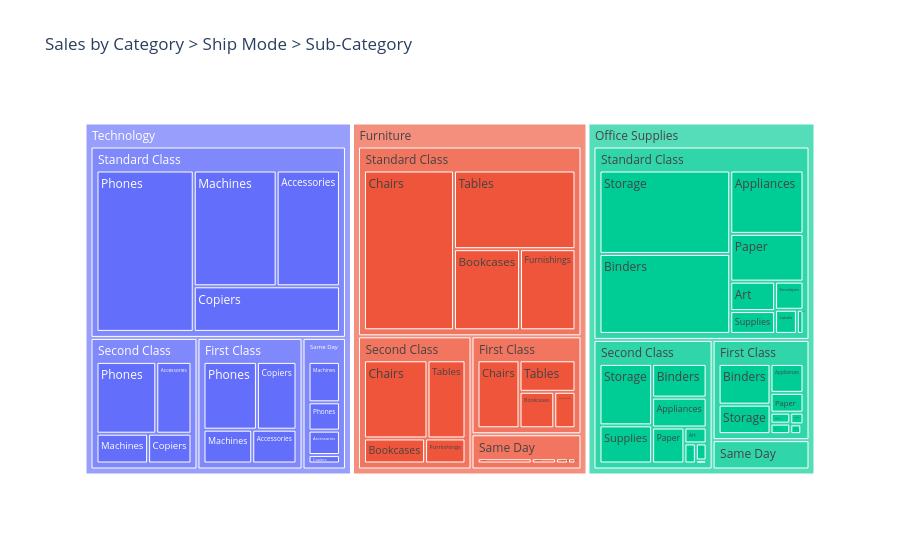

The code cell stored with this chart in its notebook:
### Markdown cell above
**Reading it:** sales dipped -4.3% in 2016 before rebounding +30.6% in 2017 and +20.3% in 2018 — two consecutive years of double-digit growth. Seasonality is clear too: Q4 (Sep-Dec) consistently outperforms the rest of the year, consistent with the typical B2B/B2C year-end purchasing cycle.

### Code cell
df_summary = df.groupby(["Category", "Ship Mode", "Sub-Category"])["Sales"].sum().reset_index()
fig = px.treemap(df_summary, path=["Category", "Ship Mode", "Sub-Category"], values="Sales",
                  title="Sales by Category > Ship Mode > Sub-Category")
fig.show()

### Figure 1 — Plotly figure (JSON) as saved in the notebook; plotly's stock layout.template omitted (floating-point values rounded to 4 significant figures)
{"data": [{"branchvalues": "total", "domain": {"x": [0.0, 1.0], "y": [0.0, 1.0]}, "hovertemplate": "labels=%{label}<br>Sales=%{value}<br>parent=%{parent}<br>id=%{id}<extra></extra>", "ids": ["Furniture/First Class/Bookcases", "Furniture/First Class/Chairs", "Furniture/First Class/Furnishings", "Furniture/First Class/Tables", "Furniture/Same Day/Bookcases", "Furniture/Same Day/Chairs", "Furniture/Same Day/Furnishings", "Furniture/Same Day/Tables", "Furniture/Second Class/Bookcases", "Furniture/Second Class/Chairs", "Furniture/Second Class/Furnishings", "Furniture/Second Class/Tables", "Furniture/Standard Class/Bookcases", "Furniture/Standard Class/Chairs", "Furniture/Standard Class/Furnishings", "Furniture/Standard Class/Tables", "Office Supplies/First Class/Appliances", "Office Supplies/First Class/Art", "Office Supplies/First Class/Binders", "Office Supplies/First Class/Envelopes", "Office Supplies/First Class/Fasteners", "Office Supplies/First Class/Labels", "Office Supplies/First Class/Paper", "Office Supplies/First Class/Storage", "Office Supplies/First Class/Supplies", "Office Supplies/Same Day/Appliances", "Office Supplies/Same Day/Art", "Office Supplies/Same Day/Binders", "Office Supplies/Same Day/Envelopes", "Office Supplies/Same Day/Fasteners", "Office Supplies/Same Day/Labels", "Office Supplies/Same Day/Paper", "Office Supplies/Same Day/Storage", "Office Supplies/Same Day/Supplies", "Office Supplies/Second Class/Appliances", "Office Supplies/Second Class/Art", "Office Supplies/Second Class/Binders", "Office Supplies/Second Class/Envelopes", "Office Supplies/Second Class/Fasteners", "Office Supplies/Second Class/Labels", "Office Supplies/Second Class/Paper", "Office Supplies/Second Class/Storage", "Office Supplies/Second Class/Supplies", "Office Supplies/Standard Class/Appliances", "Office Supplies/Standard Class/Art", "Office Supplies/Standard Class/Binders", "Office Supplies/Standard Class/Envelopes", "Office Supplies/Standard Class/Fasteners", "Office Supplies/Standard Class/Labels", "Office Supplies/Standard Class/Paper", "Office Supplies/Standard Class/Storage", "Office Supplies/Standard Class/Supplies", "Technology/First Class/Accessories", "Technology/First Class/Copiers", "Technology/First Class/Machines", "Technology/First Class/Phones", "Technology/Same Day/Accessories", "Technology/Same Day/Copiers", "Technology/Same Day/Machines", "Technology/Same Day/Phones", "Technology/Second Class/Accessories", "Technology/Second Class/Copiers", "Technology/Second Class/Machines", "Technology/Second Class/Phones", "Technology/Standard Class/Accessories", "Technology/Standard Class/Copiers", "Technology/Standard Class/Machines", "Technology/Standard Class/Phones", "Furniture/First Class", "Furniture/Same Day", "Furniture/Second Class", "Furniture/Standard Class", "Office Supplies/First Class", "Office Supplies/Same Day", "Office Supplies/Second Class", "Office Supplies/Standard Class", "Technology/First Class", "Technology/Same Day", "Technology/Second Class", "Technology/Standard Class", "Furniture", "Office Supplies", "Technology"], "labels": ["Bookcases", "Chairs", "Furnishings", "Tables", "Bookcases", "Chairs", "Furnishings", "Tables", "Bookcases", "Chairs", "Furnishings", "Tables", "Bookcases", "Chairs", "Furnishings", "Tables", "Appliances", "Art", "Binders", "Envelopes", "Fasteners", "Labels", "Paper", "Storage", "Supplies", "Appliances", "Art", "Binders", "Envelopes", "Fasteners", "Labels", "Paper", "Storage", "Supplies", "Appliances", "Art", "Binders", "Envelopes", "Fasteners", "Labels", "Paper", "Storage", "Supplies", "Appliances", "Art", "Binders", "Envelopes", "Fasteners", "Labels", "Paper", "Storage", "Supplies", "Accessories", "Copiers", "Machines", "Phones", "Accessories", "Copiers", "Machines", "Phones", "Accessories", "Copiers", "Machines", "Phones", "Accessories", "Copiers", "Machines", "Phones", "First Class", "Same Day", "Second Class", "Standard Class", "First Class", "Same Day", "Second Class", "Standard Class", "First Class", "Same Day", "Second Class", "Standard Class", "Furniture", "Office Supplies", "Technology"], "name": "", "parents": ["Furniture/First Class", "Furniture/First Class", "Furniture/First Class", "Furniture/First Class", "Furniture/Same Day", "Furniture/Same Day", "Furniture/Same Day", "Furniture/Same Day", "Furniture/Second Class", "Furniture/Second Class", "Furniture/Second Class", "Furniture/Second Class", "Furniture/Standard Class", "Furniture/Standard Class", "Furniture/Standard Class", "Furniture/Standard Class", "Office Supplies/First Class", "Office Supplies/First Class", "Office Supplies/First Class", "Office Supplies/First Class", "Office Supplies/First Class", "Office Supplies/First Class", "Office Supplies/First Class", "Office Supplies/First Class", "Office Supplies/First Class", "Office Supplies/Same Day", "Office Supplies/Same Day", "Office Supplies/Same Day", "Office Supplies/Same Day", "Office Supplies/Same Day", "Office Supplies/Same Day", "Office Supplies/Same Day", "Office Supplies/Same Day", "Office Supplies/Same Day", "Office Supplies/Second Class", "Office Supplies/Second Class", "Office Supplies/Second Class", "Office Supplies/Second Class", "Office Supplies/Second Class", "Office Supplies/Second Class", "Office Supplies/Second Class", "Office Supplies/Second Class", "Office Supplies/Second Class", "Office Supplies/Standard Class", "Office Supplies/Standard Class", "Office Supplies/Standard Class", "Office Supplies/Standard Class", "Office Supplies/Standard Class", "Office Supplies/Standard Class", "Office Supplies/Standard Class", "Office Supplies/Standard Class", "Office Supplies/Standard Class", "Technology/First Class", "Technology/First Class", "Technology/First Class", "Technology/First Class", "Technology/Same Day", "Technology/Same Day", "Technology/Same Day", "Technology/Same Day", "Technology/Second Class", "Technology/Second Class", "Technology/Second Class", "Technology/Second Class", "Technology/Standard Class", "Technology/Standard Class", "Technology/Standard Class", "Technology/Standard Class", "Furniture", "Furniture", "Furniture", "Furniture", "Office Supplies", "Office Supplies", "Office Supplies", "Office Supplies", "Technology", "Technology", "Technology", "Technology", "", "", ""], "type": "treemap", "values": [20680.0, 46630.0, 12630.0, 28800.0, 2971.0, 21660.0, 4850.0, 9644.0, 22310.0, 72350.0, 14740.0, 43260.0, 67850.0, 182200.0, 56990.0, 121100.0, 15730.0, 3426.0, 34850.0, 2539.0, 357.6, 1772.0, 10780.0, 25210.0, 3568.0, 6271.0, 1418.0, 5820.0, 790.5, 139.8, 566.4, 4695.0, 8560.0, 510.3, 23830.0, 5149.0, 26860.0, 2674.0, 478.0, 3353.0, 17000.0, 47330.0, 29380.0, 58790.0, 16710.0, 132500.0, 10120.0, 2027.0, 6656.0, 44350.0, 138200.0, 12960.0, 21950.0, 39370.0, 24150.0, 53130.0, 13780.0, 4760.0, 22800.0, 15990.0, 36990.0, 18900.0, 22490.0, 62820.0, 91470.0, 83220.0, 119800.0, 195800.0, 108700.0, 39120.0, 152700.0, 428100.0, 98230.0, 28770.0, 156100.0, 422400.0, 138600.0, 57320.0, 141200.0, 490300.0, 728700.0, 705400.0, 827500.0]}], "layout": {"legend": {"tracegroupgap": 0}, "title": {"text": "Sales by Category > Ship Mode > Sub-Category"}}}
